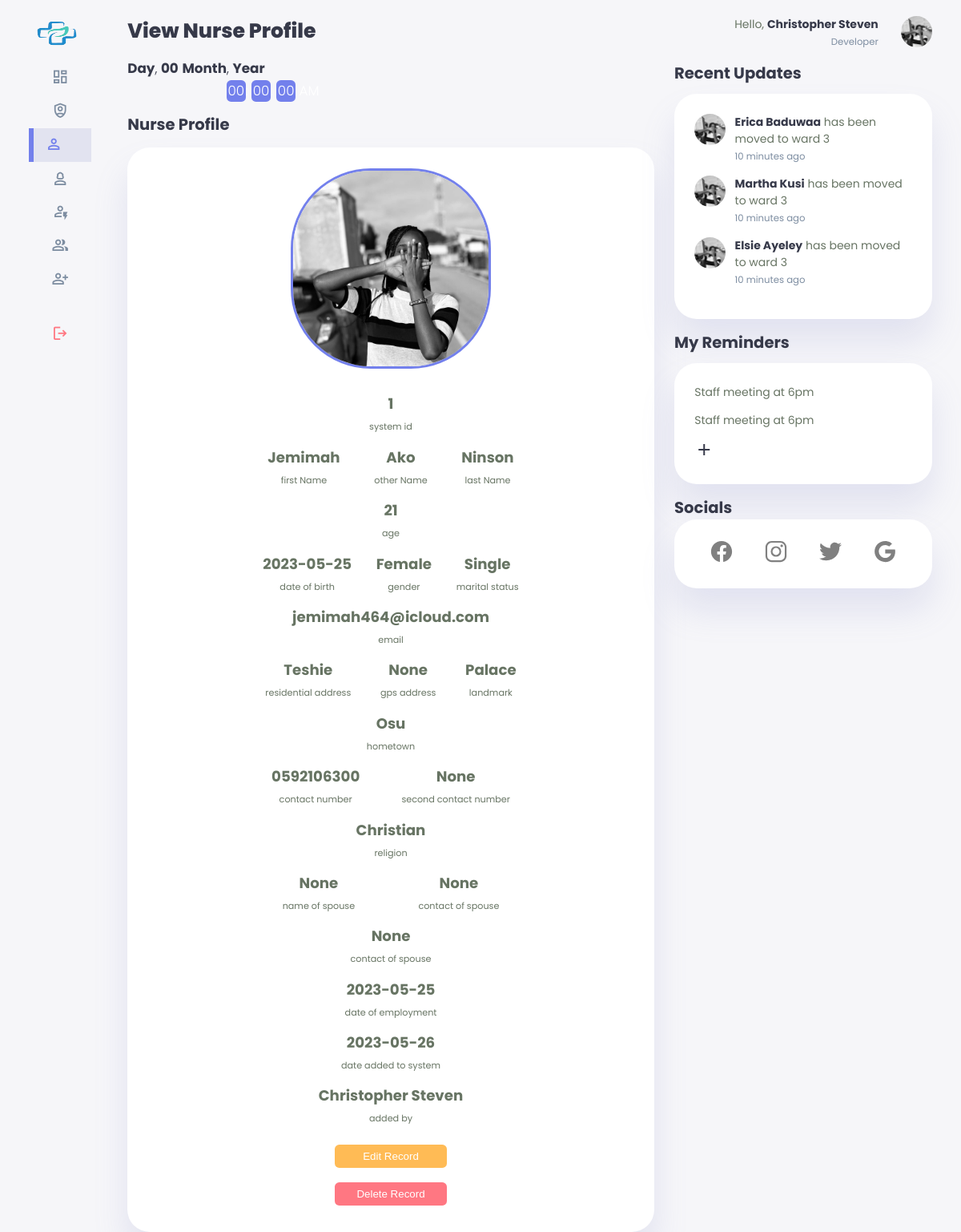
Screenshot of /developer/viewnursedeveloper.php?viewid=1 (signed in) with the database file from the repository.
### tables this page shows
CREATE TABLE `nurses` (
  `id` int(11) NOT NULL,
  `firstname` varchar(255) NOT NULL,
  `lastname` varchar(255) NOT NULL,
  `othername` varchar(255) NOT NULL,
  `age` varchar(255) NOT NULL,
  `gender` varchar(255) NOT NULL,
  `marital_status` varchar(255) NOT NULL,
  `image` varchar(255) NOT NULL,
  `date_of_birth` date NOT NULL,
  `address` varchar(255) NOT NULL,
  `gps_address` varchar(255) NOT NULL,
  `landmark` varchar(255) NOT NULL,
  `hometown` varchar(255) NOT NULL,
  `telephone1` varchar(255) NOT NULL,
  `telephone2` varchar(255) NOT NULL,
  `religion` varchar(255) NOT NULL,
  `spouse_firstname` varchar(255) NOT NULL,
  `spouse_lastname` varchar(255) NOT NULL,
  `spouse_telephone` varchar(255) NOT NULL,
  `date_of_employment` varchar(255) NOT NULL,
  `added_by` varchar(255) NOT NULL,
  `email` varchar(255) NOT NULL,
  `date_added` date NOT NULL
);

### developer/viewnursedeveloper.php (the view, shortened to what this page needs)
<?php
include '../connection.php';
$username= $_SESSION['username'];
$sql= "SELECT * FROM `admins` WHERE username= '$username'";
$result= mysqli_query($con,$sql);
$row= mysqli_fetch_assoc($result);
$position=$row['position'];
$user_firstname= $row['firstname'];
$user_lastname= " ".$row['lastname'];
$user_fullname= $user_firstname.$user_lastname;
$id = $_GET['viewid'];
$sqlview= "SELECT * from `nurses` WHERE id=$id";
$resultview=mysqli_query($con,$sqlview);
$rowview=mysqli_fetch_assoc($resultview);
$firstname=$rowview['firstname'];
$lastname=$rowview['lastname'];
$othername=$rowview['othername'];
$age=$rowview['age'];
$email=$rowview['email'];
$gender=$rowview['gender'];
$marital_status=$rowview['marital_status'];
$date_of_birth=$rowview['date_of_birth'];
$address=$rowview['address'];
$gps_address=$rowview['gps_address'];
$landmark=$rowview['landmark'];
$hometown=$rowview['hometown'];
$telephone1=$rowview['telephone1'];
$telephone2=$rowview['telephone2'];
$religion=$rowview['religion'];
$spouse_firstname=$rowview['spouse_firstname'];
$spouse_lastname=$rowview['spouse_lastname'];
$spouse_telephone=$rowview['spouse_telephone'];
$date_of_employment=$rowview['date_of_employment'];
$image=$rowview['image'];
$date_added=$rowview['date_added'];
$added_by=$rowview['added_by'];
?>
<!DOCTYPE html>
<html lang="en">
<head>
    <link rel="stylesheet" href="../css/viewteacherprofi.css">
</head>
<body onload="initClock()">
    <div class="container">
        <aside>
            <div class="top">
                <div class="logo">
                    <div class="ring"></div>
                    <img src="../developerimages/logo.png" alt="logo">
                </div>
            </div>
            <div class="sidebar">
                <a href="./overviewdeveloper.php">
                    <span class="material-symbols-outlined">dashboard</span>
                </a>
                <a href="./adminsdeveloper.php">
                    <span class="material-symbols-outlined">shield_person</span>
                </a>
                <a href="./doctorsdeveloper.php" class="active">
                    <span class="material-symbols-outlined">person</span>
                </a>
                <a href="./nursesdeveloper.php">
                    <span class="material-symbols-outlined">person_3</span>
                </a>
                <a href="./patientsdeveloper.php">
                    <span class="material-symbols-outlined">recent_patient</span>
                </a>
                <a href="./staffdeveloper.php">
                    <span class="material-symbols-outlined">group</span>
                </a>
                <a href="./addnewdeveloper.php">
                    <span class="material-symbols-outlined">person_add</span>
                </a>
                <a href="../logout.php">
                    <span class="material-symbols-outlined">logout</span>
                </a>
            </div>
        </aside>
        <main>
            <h1>View Nurse Profile</h1>
            <div class="datetime">
                <div class="date">
                    <b><span id="dayname">Day</span></b>,
                    <b><span id="daynum">00</span></b>
                    <b><span id="month">Month</span></b>,
                    <b><span id="year">Year</span></b>
                </div>
                <div class="time">
                    <span id="hours">00</span>:
                    <span id="minutes">00</span>:
                    <span id="seconds">00</span>
                    <span id="period">AM</span>
                </div>
            </div>
            <h2>Nurse Profile</h2>
            <div class="form-format">
                <div class="form-divisions">
                    <div class="form-divisions">
                        <div class="divide">
                            <?php echo "<img src='$image'>"?>
                        </div>
                    </div>
                    <div class="divide">
                        <div class="info-section">
                            <div class="info">
                                <p id="infos"><strong><?php echo $id;?></strong></p>
                                <p>system id</p>
                            </div>
                        </div>
                        <div class="info-section">
                            <div class="info">
                                <p id="infos"><strong><?php echo $firstname;?></strong></p>
                                <p>first Name</p>
                            </div>
                            <div class="info">
                                <p id="infos"><strong><?php echo $othername;?></strong></p>
                                <p>other Name</p>
                            </div>
                            <div class="info">
                                <p id="infos"><strong><?php echo $lastname;?></strong></p>
                                <p>last Name</p>
                            </div>
                        </div>
                        <div class="info-section">
                            <div class="info">
                                <p id="infos"><strong><?php echo $age;?></strong></p>
                                <p>age</p>
                            </div>
                        </div>
                        <div class="info-section">
                            <div class="info">
                                <p id="infos"><strong><?php echo $date_of_birth;?></strong></p>
                                <p>date of birth</p>
                            </div>
                            <div class="info">
                                <p id="infos"><strong><?php echo $gender;?></strong></p>
                                <p>gender</p>
                            </div>
                            <div class="info">
                                <p id="infos"><strong><?php echo $marital_status;?></strong></p>
                                <p>marital status</p>
                            </div>
                        </div>
                        <div class="info-section">
                            <div class="info">
                                <p id="infos"><strong><?php echo $email;?></strong></p>
                                <p>email</p>
                            </div>
                        </div>
                        <div class="info-section">
                            <div class="info">
                                <p id="infos"><strong><?php echo $address;?></strong></p>
                                <p>residential address</p>
                            </div>
                            <div class="info">
                                <p id="infos"><strong><?php echo $gps_address;?></strong></p>
                                <p>gps address</p>
                            </div>
                            <div class="info">
                                <p id="infos"><strong><?php echo $landmark;?></strong></p>
                                <p>landmark</p>
                            </div>
                        </div>
                        <div class="info-section">
                            <div class="info">
                                <p id="infos"><strong><?php echo $hometown;?></strong></p>
                                <p>hometown</p>
                            </div>
                        </div>
                        <div class="info-section">
                            <div class="info">
                                <p id="infos"><strong><?php echo $telephone1;?></strong></p>
                                <p>contact number</p>
                            </div>
                            <div class="info">
                                <p id="infos"><strong><?php echo $telephone2;?></strong></p>
                                <p>second contact number</p>
                            </div>
                        </div>
                        <div class="info-section">
                            <div class="info">
                                <p id="infos"><strong><?php echo $religion;?></strong></p>
                                <p>religion</p>
                            </div>
                        </div>
                        <div class="info-section">
                            <div class="info">
                                <p id="infos"><strong><?php echo $spouse_firstname;?></strong></p>
                                <p>name of spouse</p>
                            </div>
                            <div class="info">
                                <p id="infos"><strong><?php echo $spouse_lastname;?></strong></p>
                                <p>contact of spouse</p>
                            </div>
                        </div>
                        <div class="info-section">
                            <div class="info">
                                <p id="infos"><strong><?php echo $spouse_telephone;?></strong></p>
                                <p>contact of spouse</p>
                            </div>
                        </div>
                        <div class="info-section">
                            <div class="info">
                                <p id="infos"><strong><?php echo $date_of_employment;?></strong></p>
                                <p>date of employment</p>
                            </div>
                        </div>
                        <div class="info-section">
                            <div class="info">
                                <p id="infos"><strong><?php echo $date_added;?></strong></p>
                                <p>date added to system</p>
                            </div>
                        </div>
                        <div class="info-section">
                            <div class="info">
                                <p id="infos"><strong><?php echo $added_by;?></strong></p>
                                <p>added by</p>
                            </div>
                        </div>
                    </div>
                    <div class="buttons">
                        <button id="move-new-applicant" onclick="location.href='./editnursedeveloper.php?editid=<?php echo $id?>'">Edit Record</button>
                        <br>
                        <button id="delete-new-applicant" onclick="location.href='./deletenursedeveloper.php?deleteid=<?php echo $id?>'">Delete Record</button>
                    </div>
                </div>
            </div>
        </main>
        <div class="right">
            <div class="top">
                <div class="profile" onclick="location.href='./developerprofile.php'">
                    <div class="info">
                        <p>Hello, <b><?php echo $user_fullname; ?></b></p>
                        <small class="text-muted"><?php echo $position; ?></small>
                    </div>
                    <div class="profile-photo">
                        <img src="<?php echo $image;?>" alt="">
                    </div>
                </div>
            </div>
            <div class="recent-updates">
                <h2>Recent Updates</h2>
                <div class="updates">
                    <div class="update">
                        <div class="profile-photo">
                           <img src="../developerimages/lizzy.jpg" alt="updated person profile 1">
                        </div>
                        <div class="message">
                           <p><b>Erica Baduwaa</b> has been moved to ward 3</p>
                           <small class="text-muted">10 minutes ago</small>
                        </div>
                    </div>
                    <div class="update">
                        <div class="profile-photo">
                            <img src="../developerimages/lizzy.jpg" alt="updated person profile 1">
                        </div>
                        <div class="message">
                            <p><b>Martha Kusi</b> has been moved to ward 3</p>
                            <small class="text-muted">10 minutes ago</small>
                        </div>
                    </div>
                    <div class="update">
                        <div class="profile-photo">
                           <img src="../developerimages/lizzy.jpg" alt="updated person profile 1">
                        </div>
                        <div class="message">
                            <p><b>Elsie Ayeley</b> has been moved to ward 3</p>
                           <small class="text-muted">10 minutes ago</small>
                        </div>
                    </div>
                </div>
            </div>
            <div class="notes-section">
                <h2>My Reminders</h2>
                <div class="notes">
                    <div class="note">
                        <p>Staff meeting at 6pm</p>
                    </div>
                    <div class="note">
                        <p>Staff meeting at 6pm</p>
                    </div>
                    <a href="./reminders.php">
                        <span class="material-symbols-outlined">add</span>
                    </a>
                </div>
            </div>
            <div class="socials-and-website">
                <h2>Socials</h2>
                <div class="social-icons">
                    <a href="https://www.facebook.com/" id="facebook">
                    </a>
                    <a href="https://www.instagram.com/" id="instagram">
                    </a>
                    <a href="https://www.twitter.com/" id="twitter">
                    </a>
                    <a href="https://www.google.com/" id="google">
                    </a>
                </div>
            </div>
        </div>
    </div>
</body>
</html>

### rows the page displays
nurses: image (picture), firstname "Jemimah", othername "Ako", lastname "Ninson", age "21", date_of_birth "2023-05-25", gender "Female", marital_status "Single", email "jemimah464@icloud.com", address "Teshie", gps_address "None", landmark "Palace", hometown "Osu", telephone1 "0592106300", telephone2 "None", religion "Christian", spouse_firstname "None", spouse_lastname "None", spouse_telephone "None", date_of_employment "2023-05-25", date_added "2023-05-26", added_by "Christopher Steven"

### other values shown
$id "1"
$user_fullname "Christopher Steven"
$position "Developer"
